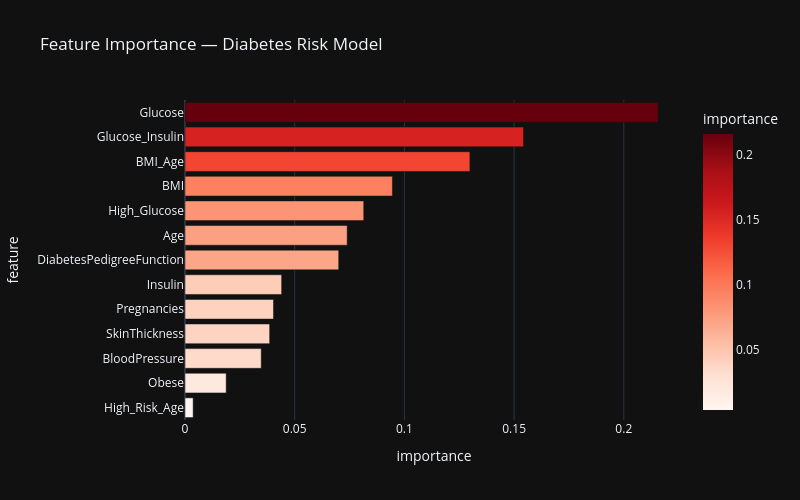

Here is the notebook cell this chart was saved with:
### Code cell
# Cell 5 — Feature Importance (using Random Forest  for interpretability)
import matplotlib.pyplot as plt
import os

output_dir = r'C:\Users\Gurveer\ds-portfolio\project-23-diabetes-risk-predictor\outputs'
os.makedirs(output_dir, exist_ok=True)

# Random Forest feature importance
feature_names = X_train.columns.tolist()
importances   = rf_model.feature_importances_

importance_df = pd.DataFrame({
    'feature':    feature_names,
    'importance': importances
}).sort_values('importance', ascending=False)

print("=== Feature Importance (Random Forest) ===")
print(importance_df.to_string(index=False))

# Plot
fig = px.bar(
    importance_df, x='importance', y='feature',
    orientation='h',
    title='Feature Importance — Diabetes Risk Model',
    template='plotly_dark',
    color='importance',
    color_continuous_scale='Reds'
)
fig.update_layout(
    width=800, height=500,
    yaxis=dict(autorange='reversed')
)
fig.show()

importance_df.to_csv(f'{output_dir}\\feature_importance.csv', index=False)
print("\nFeature importance saved")

### Figure 1 — Plotly figure (JSON) as saved in the notebook; plotly's stock layout.template omitted (floating-point values rounded to 4 significant figures)
{"data": [{"hovertemplate": "importance=%{marker.color}<br>feature=%{y}<extra></extra>", "legendgroup": "", "marker": {"color": [0.2156, 0.1543, 0.1299, 0.09454, 0.08147, 0.07392, 0.07006, 0.04405, 0.04034, 0.03859, 0.03475, 0.01877, 0.003716], "coloraxis": "coloraxis", "pattern": {"shape": ""}}, "name": "", "orientation": "h", "showlegend": false, "textposition": "auto", "type": "bar", "x": [0.2156, 0.1543, 0.1299, 0.09454, 0.08147, 0.07392, 0.07006, 0.04405, 0.04034, 0.03859, 0.03475, 0.01877, 0.003716], "xaxis": "x", "y": ["Glucose", "Glucose_Insulin", "BMI_Age", "BMI", "High_Glucose", "Age", "DiabetesPedigreeFunction", "Insulin", "Pregnancies", "SkinThickness", "BloodPressure", "Obese", "High_Risk_Age"], "yaxis": "y"}], "layout": {"barmode": "relative", "coloraxis": {"colorbar": {"title": {"text": "importance"}}, "colorscale": [[0, "rgb(255,245,240)"], [0.125, "rgb(254,224,210)"], [0.25, "rgb(252,187,161)"], [0.375, "rgb(252,146,114)"], [0.5, "rgb(251,106,74)"], [0.625, "rgb(239,59,44)"], [0.75, "rgb(203,24,29)"], [0.875, "rgb(165,15,21)"], [1, "rgb(103,0,13)"]]}, "height": 500, "legend": {"tracegroupgap": 0}, "title": {"text": "Feature Importance — Diabetes Risk Model"}, "width": 800, "xaxis": {"anchor": "y", "domain": [0, 1], "title": {"text": "importance"}}, "yaxis": {"anchor": "x", "autorange": "reversed", "domain": [0, 1], "title": {"text": "feature"}}}}
